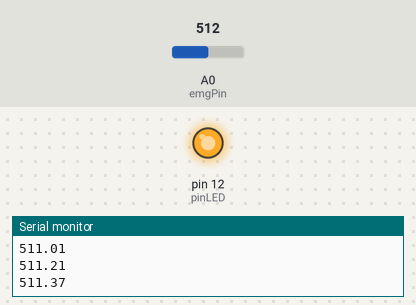
A sketch run on a simulated Arduino Uno, built with avr-gcc and run on an emulated ATmega328P. Parts: output pins drawn as LEDs (lit = HIGH), the last lines printed to the serial monitor. The inputs (shaded band) are chosen by the test bench; at power-on: A0 (emgPin) = 512.

Above: at 1.2 s.
1.3 s: A0 (emgPin) set to 32
3.5 s: A0 (emgPin) set to 27
At 4.6 s:
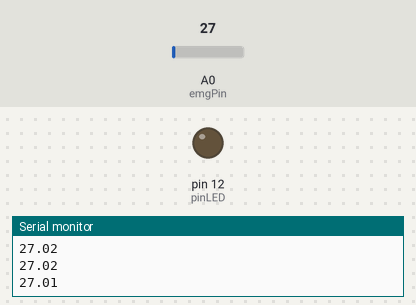
5.1 s: A0 (emgPin) set to 122
At 5.7 s:
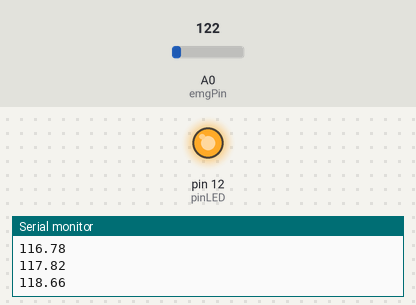
6.6 s: A0 (emgPin) set to 20
At 7.5 s:
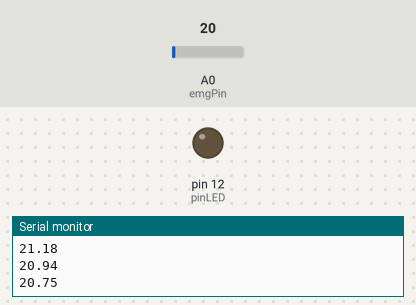
Timing chart, 0 to 9.5 s (numbered marks = the images above; inputs shaded):
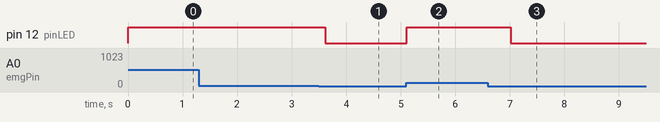

Measured:
- the behaviour switches between 30 and 29 on A0 (emgPin) (found by bisection; images 0 and 1)
- after the input at 3.5 s, pin 12 (pinLED): HIGH → LOW after 0.11 s
- after the input at 5.1 s, pin 12 (pinLED): LOW → HIGH at once
- after the input at 6.6 s, pin 12 (pinLED): HIGH → LOW after 0.42 s

The sketch:

emg.ino
```cpp
int emgPin = A0;

int emgThreshold = 30;    // Adjust this threshold as needed
float emgFiltered = 0.0;  // Filtered EMG value
float alpha = 0.2;        // Filter coefficient
int delayTime = 40;       // Adjust the delay as needed
int pinLED = 12;

void setup() {
  Serial.begin(9600);
  pinMode(pinLED, OUTPUT);
}

void loop() {
  int emgValue = analogRead(emgPin);

  // Apply the low-pass filter
  emgFiltered = (alpha * emgValue) + ((1 - alpha) * emgFiltered);

  if (emgFiltered > emgThreshold) {

    digitalWrite(pinLED, HIGH);
  } else {

    digitalWrite(pinLED, LOW);
  }

  Serial.println(emgFiltered);

  delay(delayTime);
}
```
